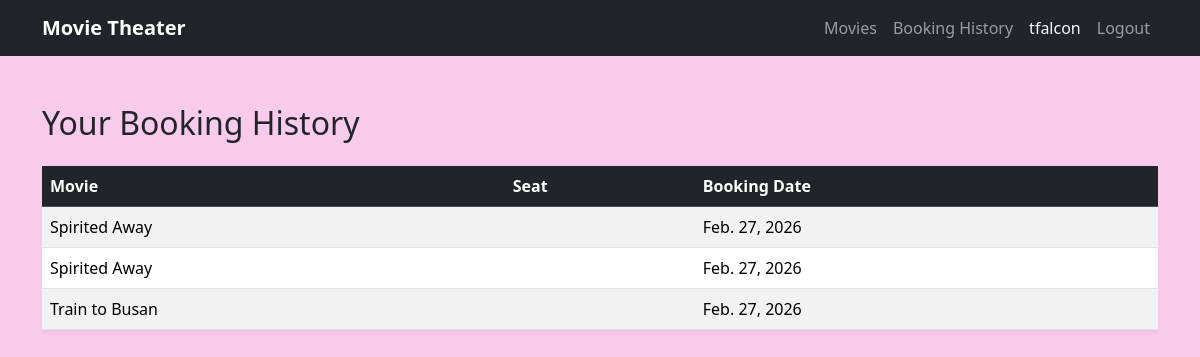
/history/ (signed in), run on an earlier commit of the app's database.
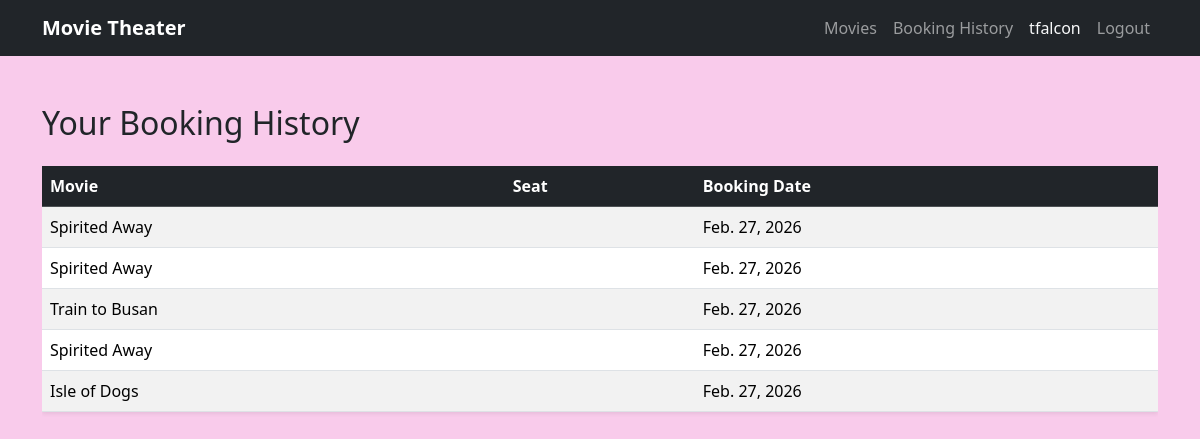
And on a later commit of the database.
### bookings/models.py (models this page shows)
class Booking(models.Model):
    movie = models.ForeignKey(Movie, on_delete=models.CASCADE)
    seat = models.ForeignKey(Seat, on_delete=models.CASCADE)
    user = models.ForeignKey(User, on_delete=models.CASCADE)
    booking_date = models.DateField(auto_now_add=True)

class Movie(models.Model):
    title = models.CharField(max_length=MAX_CHAR_LENGTH)
    description = models.TextField(max_length=MAX_CHAR_DESCRIPTION_LENGTH)
    release_date = models.DateField()
    duration = models.FloatField()

### bookings/views.py (the view)
# urls.py: path('history/', views.booking_history, name='booking_history'),
def booking_history(request):
    bookings = Booking.objects.filter(user=request.user)
    return render(request, "bookings/booking_history.html", {"bookings": bookings})

### bookings/templates/bookings/booking_history.html (shortened to what this page needs)
{% extends "bookings/base.html" %}
{% block content %}
<h2 class="mb-4">Your Booking History</h2>
{% if bookings %}
    <div class="table-responsive">
        <table class="table table-striped table-hover shadow-sm">
            <thead class="table-dark">
                <tr>
                    <th>Movie</th>
                    <th>Seat</th>
                    <th>Booking Date</th>
                </tr>
            </thead>
            <tbody>
                {% for booking in bookings %}
                <tr>
                    <td>{{ booking.movie.title }}</td>
                    <td>{{ booking.seat.seat_number }}</td>
                    <td>{{ booking.booking_date }}</td>
                </tr>
                {% endfor %}
            </tbody>
        </table>
    </div>
{% else %}
    <div class="alert alert-info">
        You have no bookings yet.
    </div>
{% endif %}
{% endblock %}

What changed in the data, as far as the page shows it:
added Booking: movie "Spirited Away", booking_date "Feb. 27, 2026"
added Booking: movie "Isle of Dogs", booking_date "Feb. 27, 2026"
